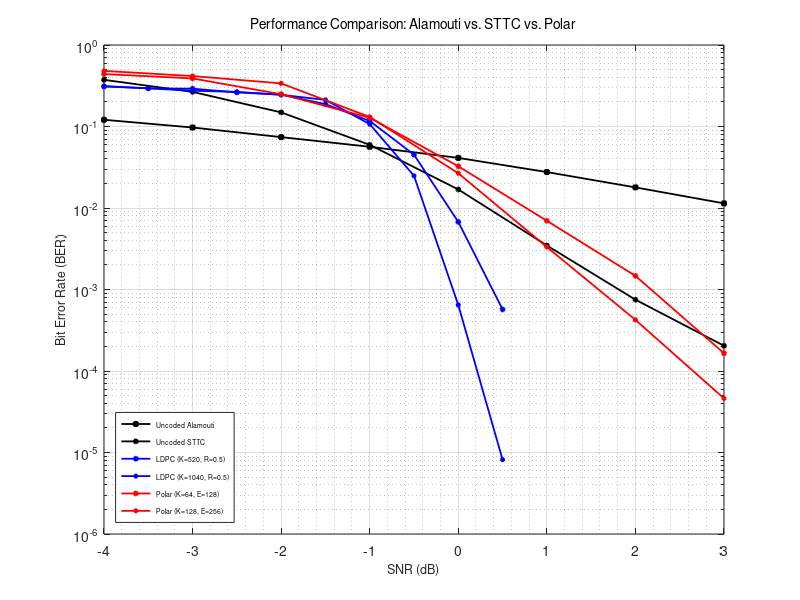

MATLAB code for this plot:
% 清除工作区
clear; clc; close all;

% --- 数据定义 ---

% 1. 定义两组不同的 SNR 向量
snr_ldpc = -4 : 0.5 : 0.5;   % LDPC 数据的 SNR 轴
snr_polar = -4 : 1 : 3;      % Polar 和 Alamouti 数据的 SNR 轴

% 2. Alamouti 数据 (使用范围更广的那组数据)
ber_alamouti = [1.21e-01, 9.72e-02, 7.41e-02, 5.64e-02, 4.12e-02, ...
                2.76e-02, 1.79e-02, 1.14e-02];

% 3. 5G LDPC 数据
ber_ldpc_520  = [3.10e-01, 2.94e-01, 2.91e-01, 2.62e-01, 2.46e-01, ...
                 1.88e-01, 1.17e-01, 4.51e-02, 6.75e-03, 5.70e-04];
ber_ldpc_1040 = [3.13e-01, 2.94e-01, 2.75e-01, 2.66e-01, 2.45e-01, ...
                 2.12e-01, 1.07e-01, 2.48e-02, 6.46e-04, 8.17e-06];

% 4. 5G Polar 数据
ber_polar_64  = [4.40e-01, 3.89e-01, 2.49e-01, 1.28e-01, 3.25e-02, ...
                 6.97e-03, 1.47e-03, 1.65e-04];
ber_polar_128 = [4.81e-01, 4.16e-01, 3.38e-01, 1.31e-01, 2.67e-02, ...
                 3.32e-03, 4.24e-04, 4.61e-05];

ber_STTC = [0.374, 0.266, 0.149, 0.0596, 0.0169, 0.00347, 0.000750, 0.000204];

% --- 绘图部分 ---

figure;

% 1. 绘制 Alamouti (黑色方块) - 基准
semilogy(snr_polar, ber_alamouti, '-ks', ...
    'LineWidth', 1.3, 'MarkerSize', 3, 'MarkerFaceColor', 'k');
hold on;

semilogy(snr_polar, ber_STTC, '-ko', ...
    'LineWidth', 1.3, 'MarkerSize', 3, 'MarkerFaceColor', 'k');

% 2. 绘制 LDPC (蓝色)
% K=520 (圆圈)
semilogy(snr_ldpc, ber_ldpc_520, '-bo', ...
    'LineWidth', 1.3, 'MarkerSize', 3, 'MarkerFaceColor', 'b');
% K=1040 (菱形)
semilogy(snr_ldpc, ber_ldpc_1040, '-bd', ...
    'LineWidth', 1.3, 'MarkerSize', 3, 'MarkerFaceColor', 'b');

% 3. 绘制 Polar (红色)
% K=64 (圆圈)
semilogy(snr_polar, ber_polar_64, '-ro', ...
    'LineWidth', 1.3, 'MarkerSize', 3, 'MarkerFaceColor', 'r');
% K=128 (菱形)
semilogy(snr_polar, ber_polar_128, '-rd', ...
    'LineWidth', 1.3, 'MarkerSize', 3, 'MarkerFaceColor', 'r');

% --- 样式设置 (严格遵守字号5、不加粗) --

grid on;
grid minor;

% 坐标轴标签
xlabel('SNR (dB)', 'FontSize', 9, 'FontWeight', 'normal');
ylabel('Bit Error Rate (BER)', 'FontSize', 9, 'FontWeight', 'normal');

% 标题
title('Performance Comparison: Alamouti vs. STTC vs. Polar', ...
      'FontSize', 10, 'FontWeight', 'normal');

% 图例
lgd = legend(...
    'Uncoded Alamouti', ...
    'Uncoded STTC',...
    'LDPC (K=520, R=0.5)', ...
    'LDPC (K=1040, R=0.5)', ...
    'Polar (K=64, E=128)', ...
    'Polar (K=128, E=256)', ...
    'Location', 'SouthWest');
set(lgd, 'FontSize', 5);

% 坐标轴刻度字体
%set(gca, 'FontSize', 5, 'FontWeight', 'normal');

% 调整范围
xlim([-4 3]);
ylim([1e-6 1]); % 调整下限以容纳LDPC最低的误码率

hold off;